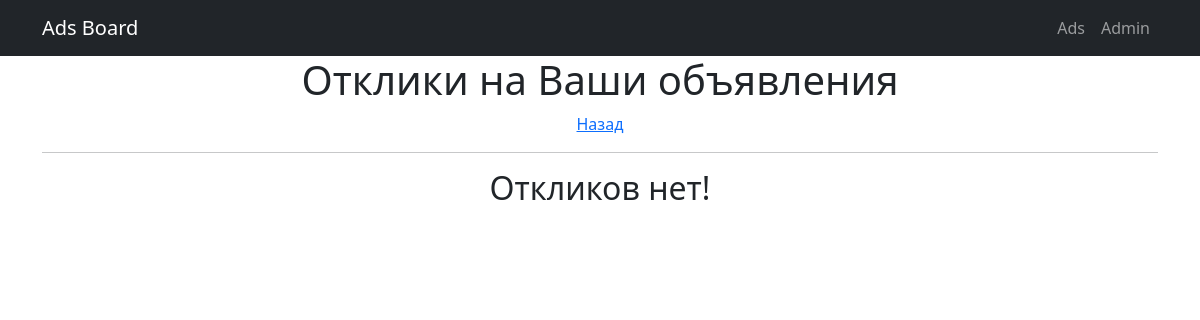
The page /ads/responselist/ on the database as committed earlier.
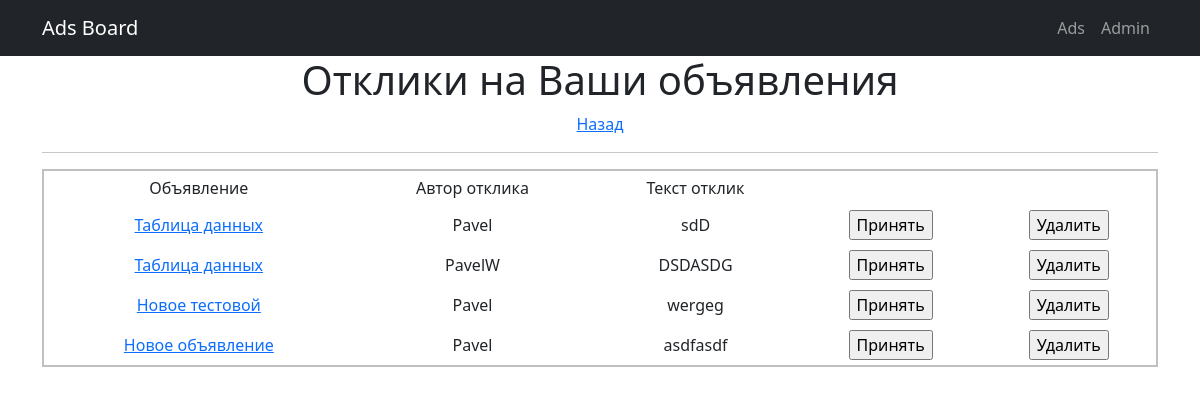
The same page on the database as committed later.
### ad_board/models.py (models this page shows, shortened)
class Response(models.Model):
    adRespons = models.ForeignKey(Ad, on_delete=models.CASCADE)
    authorName = models.CharField(max_length=64, unique=False)
    text = models.TextField()  # поле основной статьи
    email = models.EmailField(max_length=64, help_text="Обязательно для заполнения")

class Ad(models.Model):
    author = models.ForeignKey(User, on_delete=models.CASCADE)              # поле автор со связью 1 to many c моделью User
    dateCreation = models.DateTimeField(auto_now_add=True)                  # поле даты создание с функцией автоматического добавления
    adsCategory = models.ForeignKey(Category, on_delete=models.CASCADE)     # поле автор со связью 1 to many c моделью Category
    title = models.CharField(max_length=128)                               # поле заголовок с ограничением 128 символов
    content = RichTextUploadingField(config_name='default')
    def __str__(self):
        return '{}'.format(self.title)

### ad_board/views.py (the view)
# urls.py: path('responselist/', ResponseList.as_view(), name='response_list'),
class ResponseList(ListView):
    model = Response
    template_name = 'response_list.html'
    context_object_name = 'response_list'
    paginate_by = 10

### templates/response_list.html (shortened to what this page needs)
{% extends 'flatpages/default.html' %}
{% block content %}
   <h1>Отклики на Ваши объявления </h1>
   <a href="..">Назад</a>
   <hr>
   {% if response_list %}
       <table align="center" cellpadding="5" bordercolor="silver" rules="cols"  border="2" width="100%">
           <tr >
               <td>Объявление</td>
               <td>Автор отклика</td>
               <td>Текст отклик</td>
           </tr>
           {% for response in response_list %}
           <tr>
               <td>
                   <a href="../{{ response.adRespons.id }}">{{ response.adRespons }}</a>
               </td>
               <td>{{ response.authorName }}</td>
               <td>{{ response.text }}</td>
               <td>
                    <form action="" method="post">
                    <input type="submit" value="Принять" />
                    </form>
                </td>
                <td>
                    <form action="" method="post">
                    <input type="submit" value="Удалить" />
                    </form>
                </td>
           </tr>
           {% endfor %}
       </table>
   {% else %}
       <h2>Откликов нет!</h2>
   {% endif %}
{% endblock content %}

Rows that differ between the two databases and show on the page:
added Response: adRespons "Таблица данных", authorName "Pavel", text "sdD"
added Response: adRespons "Таблица данных", authorName "PavelW", text "DSDASDG"
added Response: adRespons "Новое тестовой", authorName "Pavel", text "wergeg"
added Response: adRespons "Новое объявление", authorName "Pavel", text "asdfasdf"
Other text that changed with them:
text no longer shown: "Откликов нет!"
text now shown: "Объявление Автор отклика Текст отклик"
